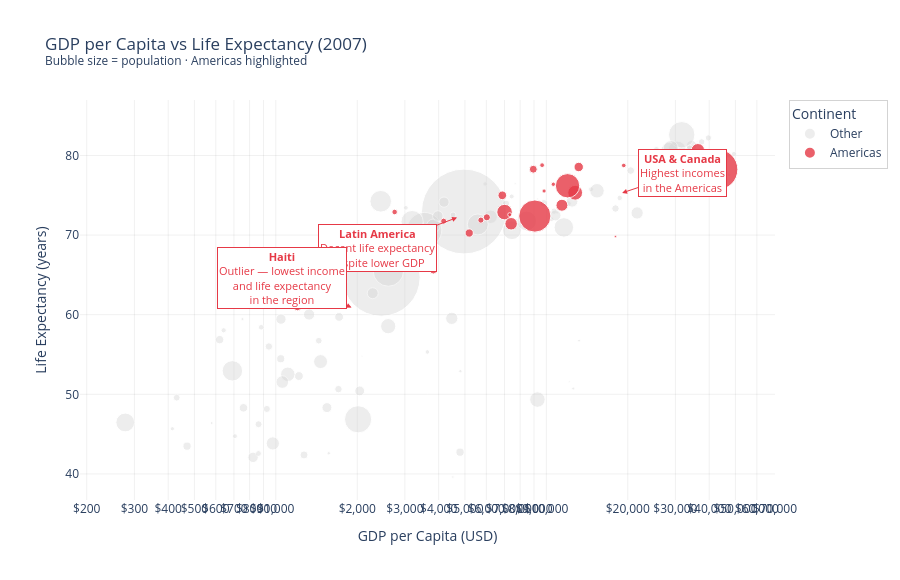

Notebook code cell kept with this figure:
### Markdown cell above
## Task 2 — Bubble chart: tell a story

**What to build:** A bubble chart (full 2007 dataset, all countries) where:
- x = GDP per capita (log scale)
- y = life expectancy
- size = population
- colour = ONE continent highlighted (your choice), all others grey
- At least one annotation explaining the highlighted group's story

> This is the grey-and-highlight technique applied to a bubble chart.

### Code cell
df_2007 = df[df['year'] == 2007].copy()

highlight_continent = 'Americas'
df_2007['color_group'] = df_2007['continent'].apply(
    lambda x: x if x == highlight_continent else 'Other'
)

fig = px.scatter(
    df_2007,
    x='gdpPercap',
    y='lifeExp',
    size='pop',
    color='color_group',
    color_discrete_map={highlight_continent: '#E63946', 'Other': 'lightgrey'},
    size_max=60,
    log_x=True,
    hover_name='country',
    hover_data={'gdpPercap': ':,.0f', 'lifeExp': ':.1f', 'pop': False, 'color_group': False},
    labels={
        'gdpPercap': 'GDP per Capita (USD)',
        'lifeExp': 'Life Expectancy (years)',
        'color_group': 'Continent'
    },
    title='GDP per Capita vs Life Expectancy (2007)<br>'
          '<sup>Bubble size = population · Americas highlighted</sup>',
)

# Mute opacity on grey trace only
for trace in fig.data:
    if trace.name == 'Other':
        trace.marker.opacity = 0.4
    else:
        trace.marker.opacity = 0.8

fig.update_layout(
    xaxis=dict(tickformat='$,.0f', gridcolor='rgba(0,0,0,0.06)'),
    yaxis=dict(gridcolor='rgba(0,0,0,0.06)'),
    plot_bgcolor='white',
    paper_bgcolor='white',
    hoverlabel=dict(font_color='white'),
    legend=dict(bordercolor='lightgrey', borderwidth=1),
    width=900,
    height=580,
    annotations=[
        dict(
            x=4.28, y=75.3,
            xref='x', yref='y',
            text='<b>USA & Canada</b><br>Highest incomes<br>in the Americas',
            showarrow=True,
            arrowhead=2,
            arrowcolor='#E63946',
            ax=60, ay=-20,
            font=dict(size=11, color='#E63946'),
            bgcolor='white',
            bordercolor='#E63946',
            borderwidth=1
        ),
        dict(
            x=3.67, y=72.2,
            xref='x', yref='y',
            text='<b>Latin America</b><br>Decent life expectancy<br>despite lower GDP',
            showarrow=True,
            arrowhead=2,
            arrowcolor='#E63946',
            ax=-80, ay=30,
            font=dict(size=11, color='#E63946'),
            bgcolor='white',
            bordercolor='#E63946',
            borderwidth=1
        ),
        dict(
            x=3.28, y=60.9,
            xref='x', yref='y',
            text='<b>Haiti</b><br>Outlier — lowest income<br>and life expectancy<br>in the region',
            showarrow=True,
            arrowhead=2,
            arrowcolor='#E63946',
            ax=-70, ay=-30,
            font=dict(size=11, color='#E63946'),
            bgcolor='white',
            bordercolor='#E63946',
            borderwidth=1
        )
    ]
)

fig.show()

### Figure 1 — Plotly figure (JSON) as saved in the notebook; plotly's stock layout.template omitted (floating-point values rounded to 4 significant figures; data arrays with more than 128 entries replaced by an {"elided": "..."} marker saying what was removed)
{"data": [{"customdata": {"elided": "117x2 mixed values"}, "hovertemplate": "<b>%{hovertext}</b><br><br>GDP per Capita (USD)=%{x:,.0f}<br>Life Expectancy (years)=%{y:.1f}<extra></extra>", "hovertext": ["Afghanistan", "Albania", "Algeria", "Angola", "Australia", "Austria", "Bahrain", "Bangladesh", "Belgium", "Benin", "Bosnia and Herzegovina", "Botswana", "Bulgaria", "Burkina Faso", "Burundi", "Cambodia", "Cameroon", "Central African Republic", "Chad", "China", "Comoros", "Congo, Dem. Rep.", "Congo, Rep.", "Cote d'Ivoire", "Croatia", "Czech Republic", "Denmark", "Djibouti", "Egypt", "Equatorial Guinea", "Eritrea", "Ethiopia", "Finland", "France", "Gabon", "Gambia", "Germany", "Ghana", "Greece", "Guinea", "Guinea-Bissau", "Hong Kong, China", "Hungary", "Iceland", "India", "Indonesia", "Iran", "Iraq", "Ireland", "Israel", "Italy", "Japan", "Jordan", "Kenya", "Korea, Dem. Rep.", "Korea, Rep.", "Kuwait", "Lebanon", "Lesotho", "Liberia", "Libya", "Madagascar", "Malawi", "Malaysia", "Mali", "Mauritania", "Mauritius", "Mongolia", "Montenegro", "Morocco", "Mozambique", "Myanmar", "Namibia", "Nepal", "Netherlands", "New Zealand", "Niger", "Nigeria", "Norway", "Oman", "Pakistan", "Philippines", "Poland", "Portugal", "Reunion", "Romania", "Rwanda", "Sao Tome and Principe", "Saudi Arabia", "Senegal", "Serbia", "Sierra Leone", "Singapore", "Slovak Republic", "Slovenia", "Somalia", "South Africa", "Spain", "Sri Lanka", "Sudan", "Swaziland", "Sweden", "Switzerland", "Syria", "Taiwan", "Tanzania", "Thailand", "Togo", "Tunisia", "Turkey", "Uganda", "United Kingdom", "Vietnam", "West Bank and Gaza", "Yemen, Rep.", "Zambia", "Zimbabwe"], "legendgroup": "Other", "marker": {"color": "lightgrey", "opacity": 0.4, "size": [31889923, 3600523, 33333216, 12420476, 20434176, 8199783, 708573, 150448339, 10392226, 8078314, 4552198, 1639131, 7322858, 14326203, 8390505, 14131858, 17696293, 4369038, 10238807, 1318683096, 710960, 64606759, 3800610, 18013409, 4493312, 10228744, 5468120, 496374, 80264543, 551201, 4906585, 76511887, 5238460, 61083916, 1454867, 1688359, 82400996, 22873338, 10706290, 9947814, 1472041, 6980412, 9956108, 301931, 1110396331, 223547000, 69453570, 27499638, 4109086, 6426679, 58147733, 127467972, 6053193, 35610177, 23301725, 49044790, 2505559, 3921278, 2012649, 3193942, 6036914, 19167654, 13327079, 24821286, 12031795, 3270065, 1250882, 2874127, 684736, 33757175, 19951656, 47761980, 2055080, 28901790, 16570613, 4115771, 12894865, 135031164, 4627926, 3204897, 169270617, 91077287, 38518241, 10642836, 798094, 22276056, 8860588, 199579, 27601038, 12267493, 10150265, 6144562, 4553009, 5447502, 2009245, 9118773, 43997828, 40448191, 20378239, 42292929, 1133066, 9031088, 7554661, 19314747, 23174294, 38139640, 65068149, 5701579, 10276158, 71158647, 29170398, 60776238, 85262356, 4018332, 22211743, 11746035, 12311143], "sizemode": "area", "sizeref": 366300.0, "symbol": "circle"}, "mode": "markers", "name": "Other", "orientation": "v", "showlegend": true, "type": "scatter", "x": [974.6, 5937.0, 6223.0, 4797.0, 34440.0, 36130.0, 29800.0, 1391.0, 33690.0, 1441.0, 7446.0, 12570.0, 10680.0, 1217.0, 430.1, 1714.0, 2042.0, 706.0, 1704.0, 4959.0, 986.1, 277.6, 3633.0, 1545.0, 14620.0, 22830.0, 35280.0, 2082.0, 5581.0, 12150.0, 641.4, 690.8, 33210.0, 30470.0, 13210.0, 752.7, 32170.0, 1328.0, 27540.0, 942.7, 579.2, 39720.0, 18010.0, 36180.0, 2452.0, 3541.0, 11610.0, 4471.0, 40680.0, 25520.0, 28570.0, 31660.0, 4519.0, 1463.0, 1593.0, 23350.0, 47310.0, 10460.0, 1569.0, 414.5, 12060.0, 1045.0, 759.3, 12450.0, 1043.0, 1803.0, 10960.0, 3096.0, 9254.0, 3820.0, 823.7, 944.0, 4811.0, 1091.0, 36800.0, 25190.0, 619.7, 2014.0, 49360.0, 22320.0, 2606.0, 3190.0, 15390.0, 20510.0, 7670.0, 10810.0, 863.1, 1598.0, 21650.0, 1712.0, 9787.0, 862.5, 47140.0, 18680.0, 25770.0, 926.1, 9270.0, 28820.0, 3970.0, 2602.0, 4513.0, 33860.0, 37510.0, 4185.0, 28720.0, 1107.0, 7458.0, 883.0, 7093.0, 8458.0, 1056.0, 33200.0, 2442.0, 3025.0, 2281.0, 1271.0, 469.7], "xaxis": "x", "y": [43.83, 76.42, 72.3, 42.73, 81.23, 79.83, 75.64, 64.06, 79.44, 56.73, 74.85, 50.73, 73.0, 52.3, 49.58, 59.72, 50.43, 44.74, 50.65, 72.96, 65.15, 46.46, 55.32, 48.33, 75.75, 76.49, 78.33, 54.79, 71.34, 51.58, 58.04, 52.95, 79.31, 80.66, 56.73, 59.45, 79.41, 60.02, 79.48, 56.01, 46.39, 82.21, 73.34, 81.76, 64.7, 70.65, 70.96, 59.55, 78.89, 80.75, 80.55, 82.6, 72.53, 54.11, 67.3, 78.62, 77.59, 71.99, 42.59, 45.68, 73.95, 59.44, 48.3, 74.24, 54.47, 64.16, 72.8, 66.8, 74.54, 71.16, 42.08, 62.07, 52.91, 63.78, 79.76, 80.2, 56.87, 46.86, 80.2, 75.64, 65.48, 71.69, 75.56, 78.1, 76.44, 72.48, 46.24, 65.53, 72.78, 63.06, 74.0, 42.57, 79.97, 74.66, 77.93, 48.16, 49.34, 80.94, 72.4, 58.56, 39.61, 80.88, 81.7, 74.14, 78.4, 52.52, 70.62, 58.42, 73.92, 71.78, 51.54, 79.42, 74.25, 73.42, 62.7, 42.38, 43.49], "yaxis": "y"}, {"customdata": [[40301927, "Americas"], [9119152, "Americas"], [190010647, "Americas"], [33390141, "Americas"], [16284741, "Americas"], [44227550, "Americas"], [4133884, "Americas"], [11416987, "Americas"], [9319622, "Americas"], [13755680, "Americas"], [6939688, "Americas"], [12572928, "Americas"], [8502814, "Americas"], [7483763, "Americas"], [2780132, "Americas"], [108700891, "Americas"], [5675356, "Americas"], [3242173, "Americas"], [6667147, "Americas"], [28674757, "Americas"], [3942491, "Americas"], [1056608, "Americas"], [301139947, "Americas"], [3447496, "Americas"], [26084662, "Americas"]], "hovertemplate": "<b>%{hovertext}</b><br><br>GDP per Capita (USD)=%{x:,.0f}<br>Life Expectancy (years)=%{y:.1f}<extra></extra>", "hovertext": ["Argentina", "Bolivia", "Brazil", "Canada", "Chile", "Colombia", "Costa Rica", "Cuba", "Dominican Republic", "Ecuador", "El Salvador", "Guatemala", "Haiti", "Honduras", "Jamaica", "Mexico", "Nicaragua", "Panama", "Paraguay", "Peru", "Puerto Rico", "Trinidad and Tobago", "United States", "Uruguay", "Venezuela"], "legendgroup": "Americas", "marker": {"color": "#E63946", "opacity": 0.8, "size": [40301927, 9119152, 190010647, 33390141, 16284741, 44227550, 4133884, 11416987, 9319622, 13755680, 6939688, 12572928, 8502814, 7483763, 2780132, 108700891, 5675356, 3242173, 6667147, 28674757, 3942491, 1056608, 301139947, 3447496, 26084662], "sizemode": "area", "sizeref": 366300.0, "symbol": "circle"}, "mode": "markers", "name": "Americas", "orientation": "v", "showlegend": true, "type": "scatter", "x": [12780.0, 3822.0, 9066.0, 36320.0, 13170.0, 7007.0, 9645.0, 8948.0, 6025.0, 6873.0, 5728.0, 5186.0, 1202.0, 3548.0, 7321.0, 11980.0, 2749.0, 9809.0, 4173.0, 7409.0, 19330.0, 18010.0, 42950.0, 10610.0, 11420.0], "xaxis": "x", "y": [75.32, 65.55, 72.39, 80.65, 78.55, 72.89, 78.78, 78.27, 72.23, 74.99, 71.88, 70.26, 60.92, 70.2, 72.57, 76.19, 72.9, 75.54, 71.75, 71.42, 78.75, 69.82, 78.24, 76.38, 73.75], "yaxis": "y"}], "layout": {"annotations": [{"arrowcolor": "#E63946", "arrowhead": 2, "ax": 60, "ay": -20, "bgcolor": "white", "bordercolor": "#E63946", "borderwidth": 1, "font": {"color": "#E63946", "size": 11}, "showarrow": true, "text": "<b>USA & Canada</b><br>Highest incomes<br>in the Americas", "x": 4.28, "xref": "x", "y": 75.3, "yref": "y"}, {"arrowcolor": "#E63946", "arrowhead": 2, "ax": -80, "ay": 30, "bgcolor": "white", "bordercolor": "#E63946", "borderwidth": 1, "font": {"color": "#E63946", "size": 11}, "showarrow": true, "text": "<b>Latin America</b><br>Decent life expectancy<br>despite lower GDP", "x": 3.67, "xref": "x", "y": 72.2, "yref": "y"}, {"arrowcolor": "#E63946", "arrowhead": 2, "ax": -70, "ay": -30, "bgcolor": "white", "bordercolor": "#E63946", "borderwidth": 1, "font": {"color": "#E63946", "size": 11}, "showarrow": true, "text": "<b>Haiti</b><br>Outlier — lowest income<br>and life expectancy<br>in the region", "x": 3.28, "xref": "x", "y": 60.9, "yref": "y"}], "height": 580, "hoverlabel": {"font": {"color": "white"}}, "legend": {"bordercolor": "lightgrey", "borderwidth": 1, "itemsizing": "constant", "title": {"text": "Continent"}, "tracegroupgap": 0}, "paper_bgcolor": "white", "plot_bgcolor": "white", "title": {"text": "GDP per Capita vs Life Expectancy (2007)<br><sup>Bubble size = population · Americas highlighted</sup>"}, "width": 900, "xaxis": {"anchor": "y", "domain": [0, 1], "gridcolor": "rgba(0,0,0,0.06)", "tickformat": "$,.0f", "title": {"text": "GDP per Capita (USD)"}, "type": "log"}, "yaxis": {"anchor": "x", "domain": [0, 1], "gridcolor": "rgba(0,0,0,0.06)", "title": {"text": "Life Expectancy (years)"}}}}
